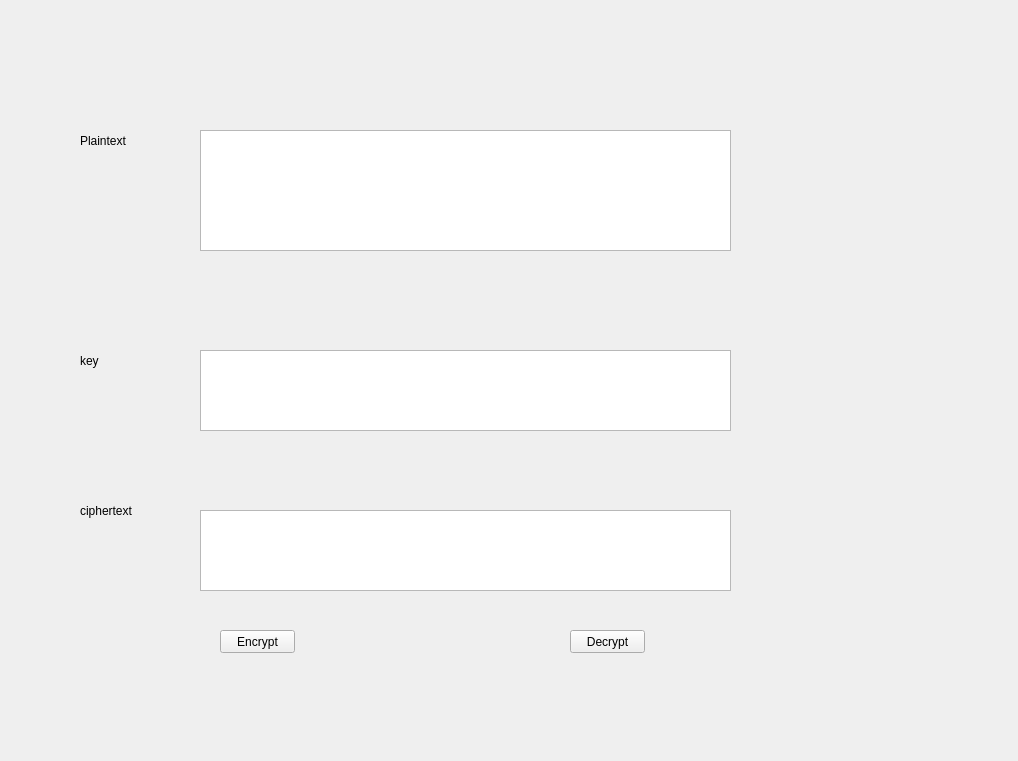
<?xml version="1.0" encoding="UTF-8"?>
<ui version="4.0">
 <class>Form</class>
 <widget class="QWidget" name="Form">
  <property name="geometry">
   <rect>
    <x>0</x>
    <y>0</y>
    <width>1018</width>
    <height>761</height>
   </rect>
  </property>
  <property name="windowTitle">
   <string>Form</string>
  </property>
  <widget class="QLabel" name="label">
   <property name="geometry">
    <rect>
     <x>80</x>
     <y>120</y>
     <width>81</width>
     <height>41</height>
    </rect>
   </property>
   <property name="text">
    <string>Plaintext</string>
   </property>
  </widget>
  <widget class="QPlainTextEdit" name="plainTextEdit">
   <property name="geometry">
    <rect>
     <x>200</x>
     <y>130</y>
     <width>531</width>
     <height>121</height>
    </rect>
   </property>
  </widget>
  <widget class="QLabel" name="label_2">
   <property name="geometry">
    <rect>
     <x>80</x>
     <y>340</y>
     <width>81</width>
     <height>41</height>
    </rect>
   </property>
   <property name="text">
    <string>key</string>
   </property>
  </widget>
  <widget class="QPlainTextEdit" name="plainTextEdit_2">
   <property name="geometry">
    <rect>
     <x>200</x>
     <y>350</y>
     <width>531</width>
     <height>81</height>
    </rect>
   </property>
  </widget>
  <widget class="QLabel" name="label_3">
   <property name="geometry">
    <rect>
     <x>80</x>
     <y>490</y>
     <width>81</width>
     <height>41</height>
    </rect>
   </property>
   <property name="text">
    <string>ciphertext</string>
   </property>
  </widget>
  <widget class="QPlainTextEdit" name="plainTextEdit_3">
   <property name="geometry">
    <rect>
     <x>200</x>
     <y>510</y>
     <width>531</width>
     <height>81</height>
    </rect>
   </property>
  </widget>
  <widget class="QPushButton" name="pushButton">
   <property name="geometry">
    <rect>
     <x>220</x>
     <y>630</y>
     <width>75</width>
     <height>23</height>
    </rect>
   </property>
   <property name="text">
    <string>Encrypt</string>
   </property>
  </widget>
  <widget class="QPushButton" name="pushButton_2">
   <property name="geometry">
    <rect>
     <x>570</x>
     <y>630</y>
     <width>75</width>
     <height>23</height>
    </rect>
   </property>
   <property name="text">
    <string>Decrypt</string>
   </property>
  </widget>
 </widget>
 <resources/>
 <connections/>
</ui>
